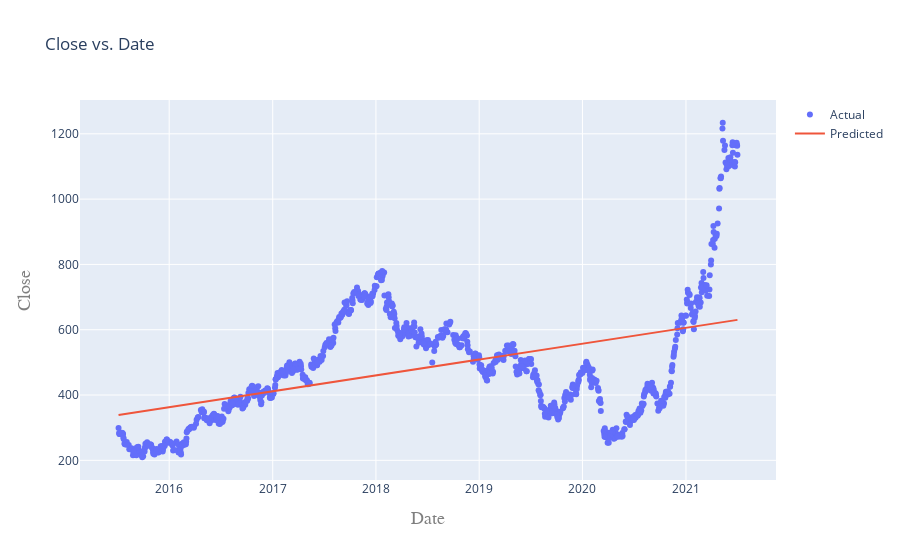

Notebook code for this chart:
### Code cell
from gurulearn import plot_linear_regression
plot_linear_regression("tata.csv","Date","Close","Date","Close")

### Figure 1 — Plotly figure (JSON) as saved in the notebook; plotly's stock layout.template omitted (floating-point values rounded to 4 significant figures; data arrays with more than 128 entries replaced by an {"elided": "..."} marker saying what was removed)
{"data": [{"mode": "markers", "name": "Actual", "type": "scatter", "x": {"elided": "1039 str values"}, "y": {"elided": "1039 float values"}}, {"mode": "lines", "name": "Predicted", "type": "scatter", "x": {"elided": "1039 str values"}, "y": {"elided": "1039 float values"}}], "layout": {"title": {"text": "Close vs. Date"}, "xaxis": {"title": {"font": {"color": "#7f7f7f", "family": "Courier New, monospace", "size": 18}, "text": "Date"}}, "yaxis": {"title": {"font": {"color": "#7f7f7f", "family": "Courier New, monospace", "size": 18}, "text": "Close"}}}}
